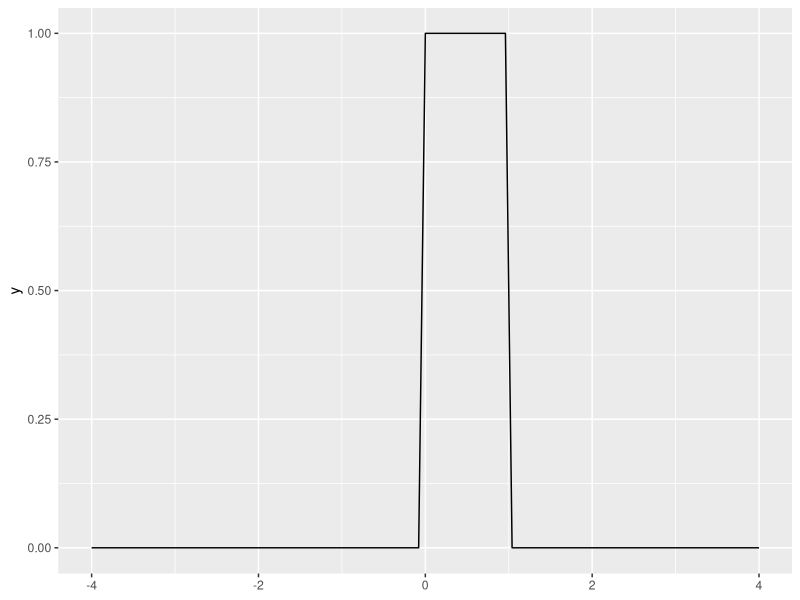
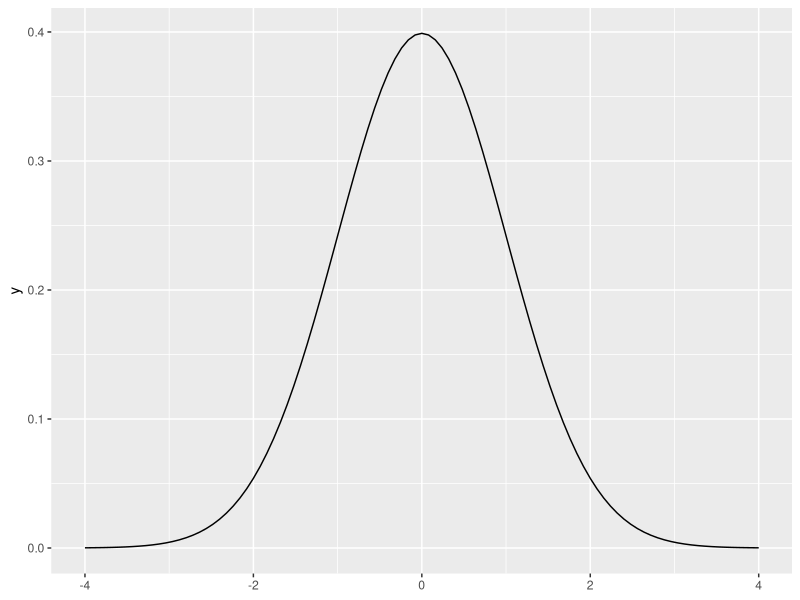

Write the R code that produced these figures, in order.
## ---- chunk 1
dbinom(x = 0, size = 100, prob = 0.02)
## ---- chunk 2
dbinom(x = 1, size = 100, prob = 0.02)
## ---- chunk 3
pbinom(q = 0, size = 100, prob = 0.02)
## ---- chunk 4
pbinom(q = 100, size = 100, prob = 0.02)
## ---- chunk 5
pbinom(q = 1, size = 100, prob = 0.02)
## ---- chunk 6
#| message: false
library(tidyverse)
## ---- chunk 7
ggplot() +
  stat_function(fun = dunif, xlim = c(-4, 4))
## ---- chunk 8
punif(q = .3)
## ---- chunk 9
ggplot() +
  stat_function(fun = dnorm, xlim = c(-4, 4))
## ---- chunk 10
pnorm(0)
## ---- chunk 11
pnorm(1) - pnorm(-1)
